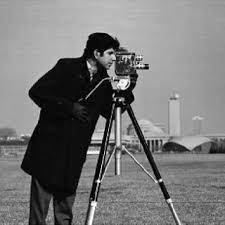
#> input picture Image/cameramann.jpg, 225 x 225 px, found by its file name
$ python full.py
#> lines starting #> are read from the running program, lines starting #| are printed output that depends on the picture
import cv2
import numpy as np
import matplotlib.pyplot as plt

def display_histograms(original_image, encrypted_image):
    # Calculate the histograms of the original and encrypted images
    original_hist = cv2.calcHist([original_image], [0], None, [256], [0, 256])
    encrypted_hist = cv2.calcHist([encrypted_image], [0], None, [256], [0, 256])

    # Plot the histograms
    plt.figure(figsize=(12, 6))
    plt.subplot(121)
    plt.plot(original_hist, color='b')
    plt.title("Original Image Histogram")
    plt.xlabel("Pixel Intensity")
    plt.ylabel("Frequency")

    plt.subplot(122)
    plt.plot(encrypted_hist, color='r')
    plt.title("Encrypted Image Histogram")
    plt.xlabel("Pixel Intensity")
    plt.ylabel("Frequency")

    # Display the histograms
    plt.tight_layout()
    plt.show()

# Load the original and encrypted images
original_image = cv2.imread("Image\cameramann.jpg", cv2.IMREAD_GRAYSCALE)
#> original_image is the input picture: shape (225, 225); min 0, max 255, mean 118.7
encrypted_image = cv2.imread("Image\encrypted_image.png", cv2.IMREAD_GRAYSCALE)
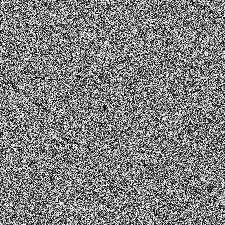
#> input picture Image/encrypted_image.png, 225 x 225 px, found by its file name
#> encrypted_image is the input picture: shape (225, 225); min 0, max 255, mean 127.5

# Display the histograms
display_histograms(original_image, encrypted_image)
#> in display_histograms, `original_hist = cv2.calcHist([original_image], [0], None, [256], [0, 2..`: original_hist = 256 values, max 1369 at index 14, min 2 at index 246, mean 197.8
#> in display_histograms, `encrypted_hist = cv2.calcHist([encrypted_image], [0], None, [256], [0,..`: encrypted_hist = 256 values, max 241 at index 235, min 163 at index 205, mean 197.8
#> in display_histograms, `plt.show()`:
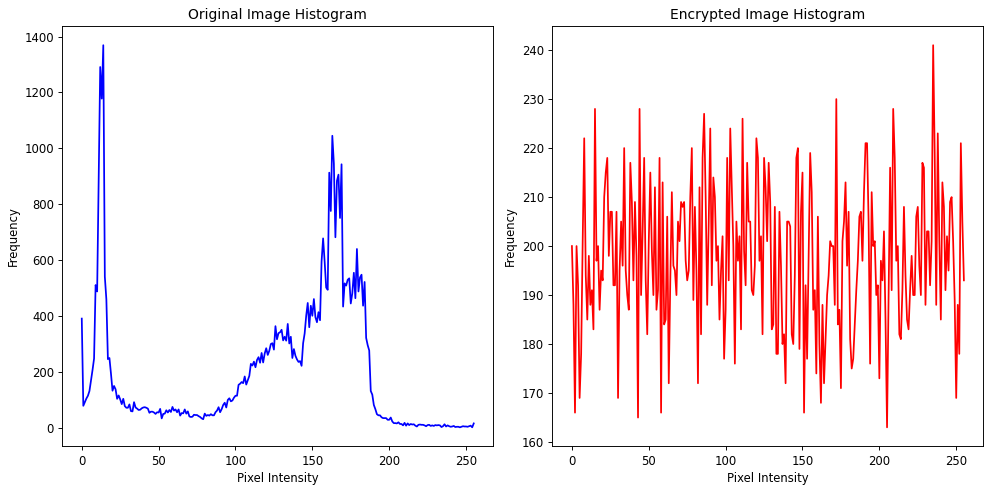
#> figure drawn by matplotlib, 2 panels; panel 1: curve peaks at x = 14, y = 1369; panel 2: curve peaks at x = 235, y = 241
